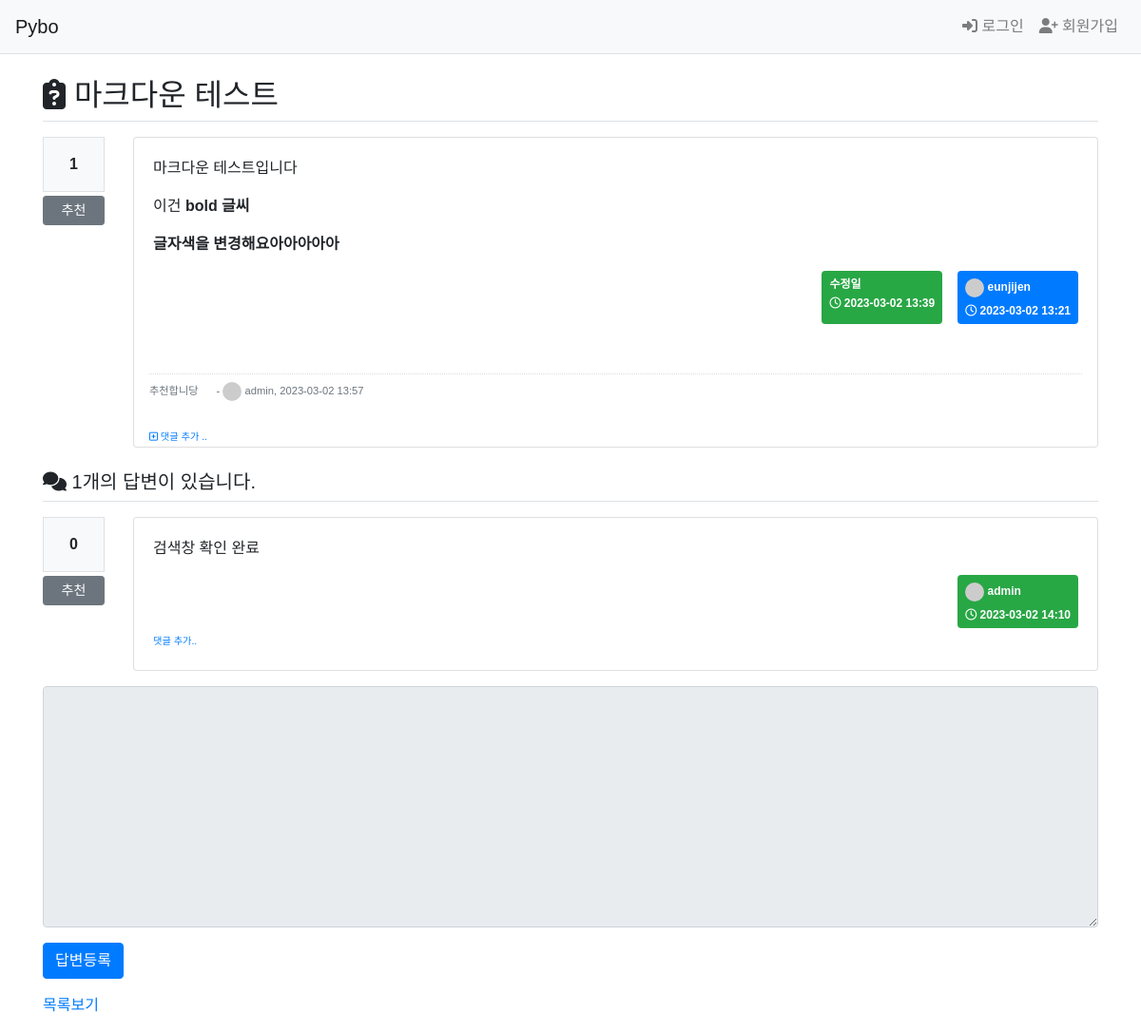
The app's page /pybo/310/ with its own data.
### pybo/models.py (models this page shows, shortened)
class Question(models.Model):
    author = models.ForeignKey(User, on_delete=models.CASCADE, related_name='author_question')
    subject = models.CharField('제목', max_length=200,
                               help_text='질문의 제목을 한 줄로 작성하세요.')
    content = models.TextField('내용', help_text='질문의 내용을 상세히 작성하세요.')
    create_date = models.DateTimeField('생성일')
    modify_date = models.DateTimeField(null=True, blank=True)
    voter=models.ManyToManyField(User, related_name='voter_question')

class Comment(models.Model):
    author = models.ForeignKey(User, on_delete=models.CASCADE)
    content = models.TextField('댓글 내용')
    create_date = models.DateTimeField('생성일')
    modify_date = models.DateTimeField('수정일', null=True, blank=True)
    question = models.ForeignKey(Question, null=True, blank=True,
                                 on_delete=models.CASCADE)
    answer = models.ForeignKey(Answer, null=True, blank=True,
                               on_delete=models.CASCADE)

class Answer(models.Model):
    author = models.ForeignKey(User, on_delete=models.CASCADE, related_name='author_answer')
    question = models.ForeignKey(Question, on_delete=models.CASCADE)
    content = models.TextField('답변 내용')
    create_date = models.DateTimeField()
    modify_date = models.DateTimeField(null=True, blank=True)
    voter=models.ManyToManyField(User, related_name='voter_answer')

### pybo/views/base_views.py (the view)
# urls.py: path('<int:question_id>/', base_views.detail, name='detail'),   # 상세 보기
def detail(request, question_id):
    question = get_object_or_404(Question, pk=question_id)
    context = {'question': question}
    return render(request, 'pybo/question_detail.html', context)

### pybo/templatetags/pybo_filter.py (called while the page is built)
@register.filter()
def mark(value):
    extenstions=["nl2br", "fenced_code"]
    return mark_safe(markdown.markdown(value, extenstions=extenstions))

### templates/pybo/question_detail.html (shortened to what this page needs)
{% extends 'base.html' %}
{% load pybo_filter %}
{% block content %}
  <h2 class="border-bottom py-2">
    <i class="fa-solid fa-clipboard-question"></i>
    {{ question.subject }}
  </h2>
  <div class="row my-3">
    <div class="col-1">
      <div class="bg-light text-center p-3 border font-weight-bolder mb-1">
        {{question.voter.count}}
      </div>
      <a href="#" data-uri="{% url 'pybo:vote_question' question.id %}" class="recommend btn btn-sm btn-secondary btn-block my-1">추천</a>
    </div>
    <div class="col-11">
      <div class="card">
        <div class="card-body">
          <div class="card-text">
            {% autoescape off %}
              {{ question.content }}
            {% endautoescape %}
          </div>
          <div class="d-flex justify-content-end">
            {% if question.modify_date %}
              <div class="badge badge-success p-2 mx-3 text-left">
                <div class="mb-2">수정일</div>
                <div>
                  <i class="fa-regular fa-clock"></i>
                  {{ question.modify_date | date:'Y-m-d H:i' }}
                </div>
              </div>
              {%endif%}
              <div class="badge badge-primary p-2 text-left">
                <div class="mb-2">
                  <img class="avatar-sm" src="https://randomuser.me/api/portraits/men/{{question.author.id}}.jpg"/>
                  {{ question.author.username }}</div>
                <div>
                  <i class="fa-regular fa-clock"></i>
                  {{ question.create_date | date:'Y-m-d H:i' }}
                </div>
              </div>
            </div>
          </div>
          {% include 'pybo/comment_question.html' %}
        </div>
      </div>
    </div>
    {% include 'pybo/answer_list.html' %}
    {% include 'pybo/answer_create_form.html' %}
    <a href="{% url 'pybo:index' %}">목록보기</a>
  {% endblock content %}

### templates/pybo/comment_question.html (shortened to what this page needs)
{% if question.comment_set.count > 0 %}
  <div class="mt-3 p-3">
    {% for comment in question.comment_set.all %}
      <div class="comment py-2 text-muted">
        <span style="white-space: pre-line;">{{ comment.content }}</span>
        <span class="ml-3">
          -
          <img class="avatar-sm" src="https://randomuser.me/api/portraits/men/{{comment.author.id}}.jpg"/>
          {{ comment.author }},
          {{ comment.create_date | date:'Y-m-d H:i'}}
        </span>
      </div>
    {% endfor %}
  </div>
{% endif %}
<div class="ml-3">
  <a href="{% url 'pybo:comment_create_question' question.id %}" class="small">
    <small>
      <i class="fa-regular fa-square-plus"></i>
      댓글 추가 ..</small>
  </a>
</div>

### templates/pybo/answer_list.html (shortened to what this page needs)
{%load pybo_filter %}
<h5 class="border-bottom my-3 py-2">
  <i class="fa-solid fa-comments"></i>
  {{question.answer_set.count}}개의 답변이 있습니다.
</h5>
{% for answer in question.answer_set.all %}
  <div class="row my-3">
    <div class="col-1">
      <div class="bg-light text-center p-3 border font-weight-bolder mb-1">{{answer.voter.count}}</div>
      <a href="#" data-uri="{% url 'pybo:vote_answer' answer.id %}" class="recommend btn btn-sm btn-secondary btn-block my-1">추천</a>
    </div>
    <div class="col-11">
      <div class="card">
        <div class="card-body">
          <div class="card-text" style="white-space: pre-line;">{{ answer.content|mark }}</div>
          <div class="d-flex justify-content-end">
            <div class="badge badge-success p-2 text-left">
              <div class="mb-2">
                <img class="avatar-sm" src="https://randomuser.me/api/portraits/men/{{answer.author.id}}.jpg"/>
                {{ answer.author.username }}
              </div>
              <div>
                <i class="fa-regular fa-clock"></i>
                {{ answer.create_date | date:'Y-m-d H:i' }}
              </div>
            </div>
          </div>
          {% include 'pybo/comment_answer.html'%}
        </div>
      </div>
    </div>
  </div>
{% endfor %}

### templates/pybo/comment_answer.html (shortened to what this page needs)
        <div>
          <a href="{% url 'pybo:comment_create_answer' answer.id %}" class="small">
            <small>댓글 추가..</small>
          </a>
        </div>

### static/style.css (style rules this page uses)
* { font-family: 'Noto Sans KR', sans-serif; }
.avatar-sm { width: 20px; height: 20px; border-radius: 50%; }
.comment { border-top: dotted 1px #ddd; font-size: 0.7em; }

### records on screen
Question: subject "마크다운 테스트", voter.count "1", content "마크다운 테스트입니다 이건 bold 글씨 글자색을 변경해요아아아아아", modify_date "2023-03-02 13:39", author.username "eunjijen", create_date "2023-03-02 13:21", answer_set.count "1"
Comment: content "추천합니당", author "admin", create_date "2023-03-02 13:57"
Answer: voter.count "0", content|mark "검색창 확인 완료", author.username "admin", create_date "2023-03-02 14:10"
